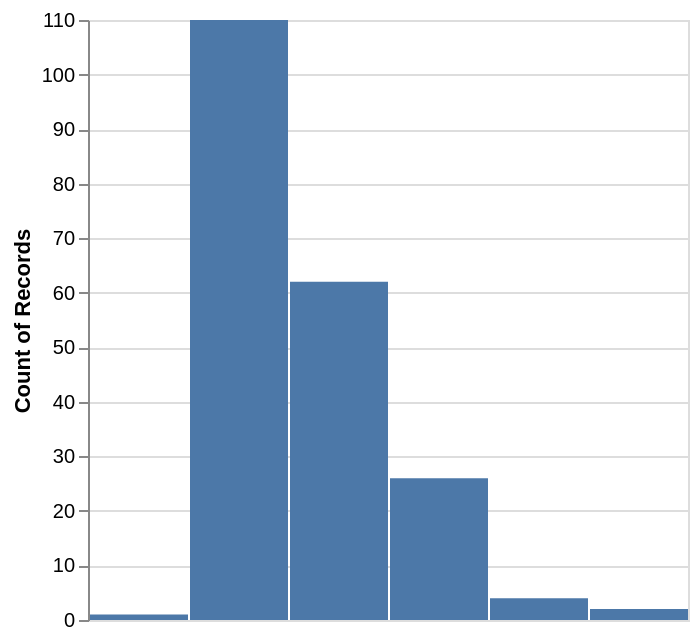

Notebook source saved alongside this figure:
### Code cell
base =alt.Chart(cars_data)

bar = base.mark_bar().encode(
    x=alt.X('horsepower', bin=True, axis=None),
    y='count()'
)
bar

### Figure 1 — Vega-Lite specification as saved in the notebook (floating-point values rounded to 4 significant figures; data arrays with more than 128 entries replaced by an {"elided": "..."} marker saying what was removed)
{"config": {"view": {"continuousWidth": 300, "continuousHeight": 300}}, "data": {"name": "data-1bed9fbf2600d9190696f48c3511329a"}, "mark": {"type": "bar"}, "encoding": {"x": {"axis": null, "bin": true, "field": "horsepower", "type": "quantitative"}, "y": {"aggregate": "count", "type": "quantitative"}}, "$schema": "https://vega.github.io/schema/vega-lite/v6.1.0.json", "datasets": {"data-1bed9fbf2600d9190696f48c3511329a": {"elided": "205 records"}}}
